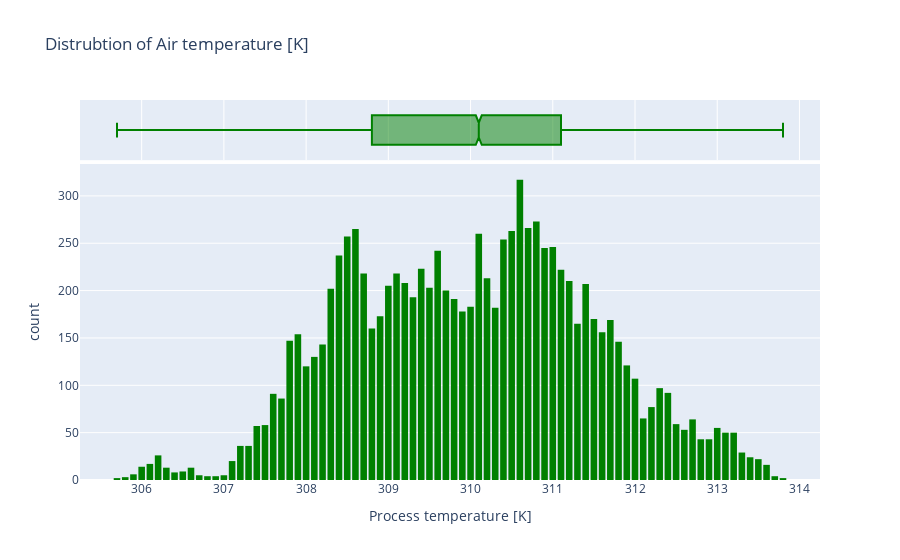

Notebook source saved alongside this figure:
### Code cell
fig = px.histogram(df,x='Process temperature [K]',marginal='box',nbins = 100,title='Distrubtion of Air temperature [K]',color_discrete_sequence=['green'])
fig.update_layout(bargap=0.2)
fig.show()

### Figure 1 — Plotly figure (JSON) as saved in the notebook; plotly's stock layout.template omitted (floating-point values rounded to 4 significant figures; data arrays with more than 128 entries replaced by an {"elided": "..."} marker saying what was removed)
{"data": [{"alignmentgroup": "True", "bingroup": "x", "hovertemplate": "Process temperature [K]=%{x}<br>count=%{y}<extra></extra>", "legendgroup": "", "marker": {"color": "green", "pattern": {"shape": ""}}, "name": "", "nbinsx": 100, "offsetgroup": "", "orientation": "v", "showlegend": false, "type": "histogram", "x": {"elided": "10000 float values"}, "xaxis": "x", "yaxis": "y"}, {"alignmentgroup": "True", "hovertemplate": "Process temperature [K]=%{x}<extra></extra>", "legendgroup": "", "marker": {"color": "green"}, "name": "", "notched": true, "offsetgroup": "", "showlegend": false, "type": "box", "x": {"elided": "10000 float values"}, "xaxis": "x2", "yaxis": "y2"}], "layout": {"bargap": 0.2, "barmode": "relative", "legend": {"tracegroupgap": 0}, "title": {"text": "Distrubtion of Air temperature [K]"}, "xaxis": {"anchor": "y", "domain": [0, 1], "title": {"text": "Process temperature [K]"}}, "xaxis2": {"anchor": "y2", "domain": [0, 1], "matches": "x", "showgrid": true, "showticklabels": false}, "yaxis": {"anchor": "x", "domain": [0, 0.8316], "title": {"text": "count"}}, "yaxis2": {"anchor": "x2", "domain": [0.8416, 1], "matches": "y2", "showgrid": false, "showline": false, "showticklabels": false, "ticks": ""}}}
